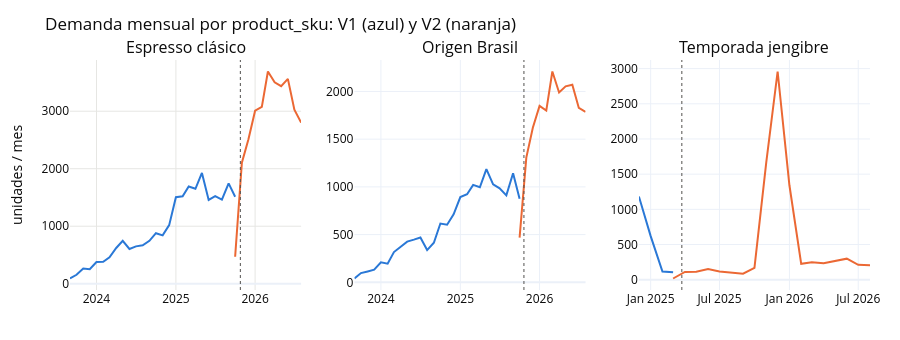

Here is the notebook cell this chart was saved with:
### Markdown cell above
## 2. La discontinuidad de los SKUs relanzados

Tres de los doce sabores cambian de código a mitad del histórico. Visto por `product_sku`, cada uno
de ellos es una serie que muere y otra que nace el mismo mes.

### Code cell
relaunched = (catalog[catalog.flavor_was_relaunched]
              .sort_values(["flavor", "version_number"]))
switch_dates = {row.flavor: pd.Timestamp(row.launch_date)
                for row in relaunched.itertuples() if row.is_relaunch_version}

sku_monthly = (pd.concat([shop[["d", "flavor", "product_sku", "units", "eur"]],
                          club[["d", "flavor", "product_sku", "units", "eur"]]])
                 .groupby(["flavor", "product_sku", pd.Grouper(key="d", freq="MS")])
                 [["units", "eur"]].sum().reset_index())

fig = make_subplots(rows=1, cols=3, subplot_titles=[FLAVOR_LABEL[f] for f in switch_dates],
                    shared_yaxes=False)
for col, flavor in enumerate(switch_dates, start=1):
    sub = sku_monthly[sku_monthly.flavor == flavor]
    for i, sku in enumerate(sorted(sub.product_sku.unique())):
        part = sub[sub.product_sku == sku]
        fig.add_trace(go.Scatter(x=part.d, y=part.units, mode="lines",
                                 name=sku, legendgroup=sku,
                                 line=dict(color=C_BLUE if i == 0 else C_ORANGE, width=2),
                                 showlegend=False), row=1, col=col)
    fig.add_vline(x=switch_dates[flavor], line=dict(color=C_MUTED, width=1, dash="dot"),
                  row=1, col=col)
fig.update_layout(**{**PLOT_LAYOUT, "height": 340, "hovermode": "closest"},
                  title="Demanda mensual por product_sku: V1 (azul) y V2 (naranja)")
fig.update_yaxes(title_text="unidades / mes", col=1)
fig.show()

price_change = []
for flavor, switch in switch_dates.items():
    versions = catalog[catalog.flavor == flavor].sort_values("version_number")
    realised = (shop[shop.flavor == flavor].groupby("product_sku")
                .apply(lambda g: g.eur.sum() / g.units.sum(), include_groups=False))
    price_change.append({
        "sabor": flavor,
        "fecha_cambio": switch.date(),
        "sku_v1": versions.product_sku.iloc[0], "sku_v2": versions.product_sku.iloc[1],
        "precio_lista_v1": versions.list_unit_price_eur.iloc[0],
        "precio_lista_v2": versions.list_unit_price_eur.iloc[1],
        "precio_real_v1": realised.get(versions.product_sku.iloc[0], np.nan),
        "precio_real_v2": realised.get(versions.product_sku.iloc[1], np.nan),
    })
price_change = pd.DataFrame(price_change)
price_change["subida_pct"] = (price_change.precio_real_v2 / price_change.precio_real_v1 - 1) * 100
print(price_change.round(3).to_string(index=False))

### Figure 1 — Plotly figure (JSON) as saved in the notebook; plotly's stock layout.template omitted (floating-point values rounded to 4 significant figures)
{"data": [{"legendgroup": "CAP-CLASSIC-ESPRESSO-V1", "line": {"color": "#2a78d6", "width": 2}, "mode": "lines", "name": "CAP-CLASSIC-ESPRESSO-V1", "showlegend": false, "type": "scatter", "x": ["2023-09-01T00:00:00.000000", "2023-10-01T00:00:00.000000", "2023-11-01T00:00:00.000000", "2023-12-01T00:00:00.000000", "2024-01-01T00:00:00.000000", "2024-02-01T00:00:00.000000", "2024-03-01T00:00:00.000000", "2024-04-01T00:00:00.000000", "2024-05-01T00:00:00.000000", "2024-06-01T00:00:00.000000", "2024-07-01T00:00:00.000000", "2024-08-01T00:00:00.000000", "2024-09-01T00:00:00.000000", "2024-10-01T00:00:00.000000", "2024-11-01T00:00:00.000000", "2024-12-01T00:00:00.000000", "2025-01-01T00:00:00.000000", "2025-02-01T00:00:00.000000", "2025-03-01T00:00:00.000000", "2025-04-01T00:00:00.000000", "2025-05-01T00:00:00.000000", "2025-06-01T00:00:00.000000", "2025-07-01T00:00:00.000000", "2025-08-01T00:00:00.000000", "2025-09-01T00:00:00.000000", "2025-10-01T00:00:00.000000"], "xaxis": "x", "y": [91.0, 156.0, 265.0, 251.0, 378.0, 383.0, 461.0, 622.0, 747.0, 604.0, 650.0, 668.0, 747.0, 879.0, 841.0, 1019.0, 1505.0, 1522.0, 1692.0, 1651.0, 1926.0, 1458.0, 1522.0, 1463.0, 1745.0, 1513.0], "yaxis": "y"}, {"legendgroup": "CAP-CLASSIC-ESPRESSO-V2", "line": {"color": "#eb6834", "width": 2}, "mode": "lines", "name": "CAP-CLASSIC-ESPRESSO-V2", "showlegend": false, "type": "scatter", "x": ["2025-10-01T00:00:00.000000", "2025-11-01T00:00:00.000000", "2025-12-01T00:00:00.000000", "2026-01-01T00:00:00.000000", "2026-02-01T00:00:00.000000", "2026-03-01T00:00:00.000000", "2026-04-01T00:00:00.000000", "2026-05-01T00:00:00.000000", "2026-06-01T00:00:00.000000", "2026-07-01T00:00:00.000000", "2026-08-01T00:00:00.000000"], "xaxis": "x", "y": [469.0, 2105.0, 2509.0, 3009.0, 3076.0, 3691.0, 3504.0, 3436.0, 3563.0, 3027.0, 2802.0], "yaxis": "y"}, {"legendgroup": "CAP-ORIGIN-BRAZIL-V1", "line": {"color": "#2a78d6", "width": 2}, "mode": "lines", "name": "CAP-ORIGIN-BRAZIL-V1", "showlegend": false, "type": "scatter", "x": ["2023-09-01T00:00:00.000000", "2023-10-01T00:00:00.000000", "2023-11-01T00:00:00.000000", "2023-12-01T00:00:00.000000", "2024-01-01T00:00:00.000000", "2024-02-01T00:00:00.000000", "2024-03-01T00:00:00.000000", "2024-04-01T00:00:00.000000", "2024-05-01T00:00:00.000000", "2024-06-01T00:00:00.000000", "2024-07-01T00:00:00.000000", "2024-08-01T00:00:00.000000", "2024-09-01T00:00:00.000000", "2024-10-01T00:00:00.000000", "2024-11-01T00:00:00.000000", "2024-12-01T00:00:00.000000", "2025-01-01T00:00:00.000000", "2025-02-01T00:00:00.000000", "2025-03-01T00:00:00.000000", "2025-04-01T00:00:00.000000", "2025-05-01T00:00:00.000000", "2025-06-01T00:00:00.000000", "2025-07-01T00:00:00.000000", "2025-08-01T00:00:00.000000", "2025-09-01T00:00:00.000000", "2025-10-01T00:00:00.000000"], "xaxis": "x2", "y": [40.0, 97.0, 114.0, 132.0, 210.0, 196.0, 317.0, 369.0, 426.0, 447.0, 470.0, 338.0, 415.0, 616.0, 604.0, 713.0, 893.0, 923.0, 1021.0, 996.0, 1186.0, 1027.0, 985.0, 911.0, 1142.0, 876.0], "yaxis": "y2"}, {"legendgroup": "CAP-ORIGIN-BRAZIL-V2", "line": {"color": "#eb6834", "width": 2}, "mode": "lines", "name": "CAP-ORIGIN-BRAZIL-V2", "showlegend": false, "type": "scatter", "x": ["2025-10-01T00:00:00.000000", "2025-11-01T00:00:00.000000", "2025-12-01T00:00:00.000000", "2026-01-01T00:00:00.000000", "2026-02-01T00:00:00.000000", "2026-03-01T00:00:00.000000", "2026-04-01T00:00:00.000000", "2026-05-01T00:00:00.000000", "2026-06-01T00:00:00.000000", "2026-07-01T00:00:00.000000", "2026-08-01T00:00:00.000000"], "xaxis": "x2", "y": [468.0, 1307.0, 1620.0, 1849.0, 1800.0, 2209.0, 1989.0, 2054.0, 2071.0, 1827.0, 1785.0], "yaxis": "y2"}, {"legendgroup": "CAP-SEASONAL-GINGERBREAD-V1", "line": {"color": "#2a78d6", "width": 2}, "mode": "lines", "name": "CAP-SEASONAL-GINGERBREAD-V1", "showlegend": false, "type": "scatter", "x": ["2024-12-01T00:00:00.000000", "2025-01-01T00:00:00.000000", "2025-02-01T00:00:00.000000", "2025-03-01T00:00:00.000000"], "xaxis": "x3", "y": [1183.0, 619.0, 117.0, 106.0], "yaxis": "y3"}, {"legendgroup": "CAP-SEASONAL-GINGERBREAD-V2", "line": {"color": "#eb6834", "width": 2}, "mode": "lines", "name": "CAP-SEASONAL-GINGERBREAD-V2", "showlegend": false, "type": "scatter", "x": ["2025-03-01T00:00:00.000000", "2025-04-01T00:00:00.000000", "2025-05-01T00:00:00.000000", "2025-06-01T00:00:00.000000", "2025-07-01T00:00:00.000000", "2025-08-01T00:00:00.000000", "2025-09-01T00:00:00.000000", "2025-10-01T00:00:00.000000", "2025-11-01T00:00:00.000000", "2025-12-01T00:00:00.000000", "2026-01-01T00:00:00.000000", "2026-02-01T00:00:00.000000", "2026-03-01T00:00:00.000000", "2026-04-01T00:00:00.000000", "2026-05-01T00:00:00.000000", "2026-06-01T00:00:00.000000", "2026-07-01T00:00:00.000000", "2026-08-01T00:00:00.000000"], "xaxis": "x3", "y": [17.0, 110.0, 112.0, 151.0, 117.0, 106.0, 86.0, 168.0, 1665.0, 2959.0, 1342.0, 226.0, 248.0, 233.0, 265.0, 299.0, 211.0, 206.0], "yaxis": "y3"}], "layout": {"annotations": [{"font": {"size": 16}, "showarrow": false, "text": "Espresso clásico", "x": 0.1444, "xanchor": "center", "xref": "paper", "y": 1.0, "yanchor": "bottom", "yref": "paper"}, {"font": {"size": 16}, "showarrow": false, "text": "Origen Brasil", "x": 0.5, "xanchor": "center", "xref": "paper", "y": 1.0, "yanchor": "bottom", "yref": "paper"}, {"font": {"size": 16}, "showarrow": false, "text": "Temporada jengibre", "x": 0.8556, "xanchor": "center", "xref": "paper", "y": 1.0, "yanchor": "bottom", "yref": "paper"}], "font": {"color": "#0b0b0b", "size": 12}, "height": 340, "hovermode": "closest", "legend": {"orientation": "h", "x": 0, "y": 1.02, "yanchor": "bottom"}, "margin": {"b": 50, "l": 70, "r": 30, "t": 60}, "shapes": [{"line": {"color": "#52514e", "dash": "dot", "width": 1}, "type": "line", "x0": "2025-10-25T00:00:00", "x1": "2025-10-25T00:00:00", "xref": "x", "y0": 0, "y1": 1, "yref": "y domain"}, {"line": {"color": "#52514e", "dash": "dot", "width": 1}, "type": "line", "x0": "2025-10-21T00:00:00", "x1": "2025-10-21T00:00:00", "xref": "x2", "y0": 0, "y1": 1, "yref": "y2 domain"}, {"line": {"color": "#52514e", "dash": "dot", "width": 1}, "type": "line", "x0": "2025-03-24T00:00:00", "x1": "2025-03-24T00:00:00", "xref": "x3", "y0": 0, "y1": 1, "yref": "y3 domain"}], "title": {"text": "Demanda mensual por product_sku: V1 (azul) y V2 (naranja)"}, "xaxis": {"anchor": "y", "domain": [0.0, 0.2889], "gridcolor": "#e6e6e3"}, "xaxis2": {"anchor": "y2", "domain": [0.3556, 0.6444]}, "xaxis3": {"anchor": "y3", "domain": [0.7111, 1.0]}, "yaxis": {"anchor": "x", "domain": [0.0, 1.0], "gridcolor": "#e6e6e3", "title": {"text": "unidades / mes"}}, "yaxis2": {"anchor": "x2", "domain": [0.0, 1.0]}, "yaxis3": {"anchor": "x3", "domain": [0.0, 1.0]}}}
